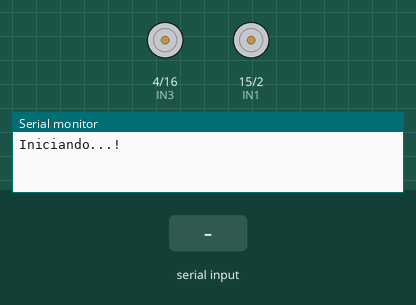
Recording of a program running on a simulated ESP32. Shown: motor-driver pin pairs drawn as motors (green arrow = first pin HIGH = forward, orange = second pin HIGH = backward, longer = more drive), the last lines printed to the serial monitor. The test bench sets the inputs (shaded band).

Above: at 1.2 s.
1.3 s: "a" received over Serial
At 2.4 s:
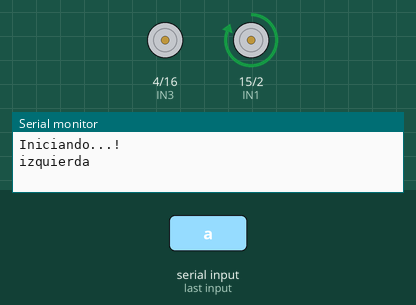
2.9 s: "d" received over Serial
At 3.7 s:
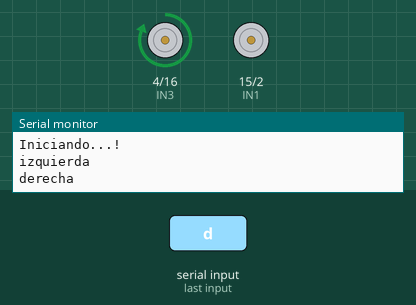
4.5 s: "w" received over Serial
At 4.9 s:
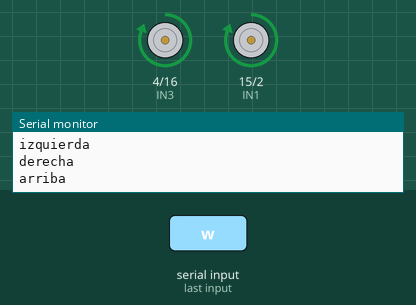
6.1 s: "z" received over Serial
At 7.4 s:
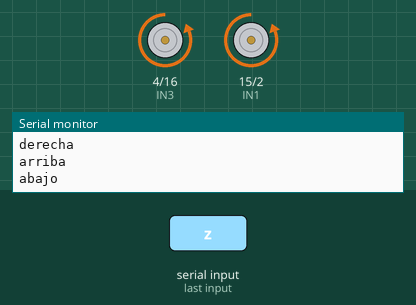
Timing chart, 0 to 8.7 s (numbered marks = the images above; inputs shaded):
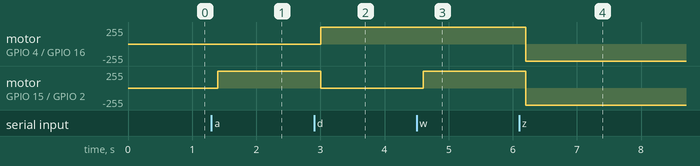

Measured:
- after the input at 1.3 s, motor on GPIO 15 (IN1) / GPIO 2 (IN2): stopped → forward 255/255 after 0.10 s
- after the input at 2.9 s, motor on GPIO 4 (IN3) / GPIO 16 (IN4): stopped → forward 255/255 after 0.10 s; motor on GPIO 15 (IN1) / GPIO 2 (IN2): forward 255/255 → stopped after 0.10 s
- after the input at 4.5 s, motor on GPIO 15 (IN1) / GPIO 2 (IN2): stopped → forward 255/255 after 0.10 s
- after the input at 6.1 s, motor on GPIO 4 (IN3) / GPIO 16 (IN4), motor on GPIO 15 (IN1) / GPIO 2 (IN2): forward 255/255 → backward 255/255 after 0.10 s

The program:

main.cpp
```cpp
#include <Arduino.h>

// Definición de pines para el Motor A
int IN1 = 15;
int IN2 = 2;

// Definición de pines para el Motor B
int IN3 = 4;
int IN4 = 16;

void Task_Serial1(void *parameter);

void setup() {
  // Inicializa la comunicación serial a 115200 baudios
  Serial.begin(115200);

  // Configura los pines de los motores como salidas
  pinMode(IN1, OUTPUT);
  pinMode(IN2, OUTPUT);
  pinMode(IN3, OUTPUT);
  pinMode(IN4, OUTPUT);

  // Crea una tarea para la comunicación serial
  xTaskCreate(
    Task_Serial1,  // Función de la tarea
    "Serial 1",    // Nombre de la tarea
    1024,          // Tamaño de la pila
    NULL,          // Parámetro de la tarea
    1,             // Prioridad de la tarea
    NULL           // Identificador de la tarea
  );
  Serial.println("Iniciando...!");
}

void loop() {
  // Código principal que se ejecuta repetidamente
}

// Función de la tarea para la comunicación serial
void Task_Serial1(void *parameter){
  char dato;

  // Bucle infinito de la tarea
  while(true){
    if(Serial.available()>0){
      // Lee el dato de la comunicación serial
      dato = Serial.read();

      // Convierte el carácter a minúscula
      dato = tolower(dato);

      // Verifica el carácter y realiza la acción correspondiente
      switch(dato) {
        case 'a':
          // Motor A hacia adelante
          digitalWrite(IN1, HIGH);
          digitalWrite(IN2, LOW);
          // Motor B detenido
          digitalWrite(IN3, LOW);
          digitalWrite(IN4, LOW);
          Serial.println("izquierda");
          break;
        case 'd':
          // Motor A detenido
          digitalWrite(IN1, LOW);
          digitalWrite(IN2, LOW);
          // Motor B hacia adelante
          digitalWrite(IN3, HIGH);
          digitalWrite(IN4, LOW);
          Serial.println("derecha");
          break;
        case 'w':
          // Motor A hacia adelante
          digitalWrite(IN1, HIGH);
          digitalWrite(IN2, LOW);
          // Motor B hacia adelante
          digitalWrite(IN3, HIGH);
          digitalWrite(IN4, LOW);
          Serial.println("arriba");
          break;
        case 'z':
          // Motor A hacia atrás
          digitalWrite(IN1, LOW);
          digitalWrite(IN2, HIGH);
          // Motor B hacia atrás
          digitalWrite(IN3, LOW);
          digitalWrite(IN4, HIGH);
          Serial.println("abajo");
          break;
        default:
          // Ambos motores detenidos
          digitalWrite(IN1, LOW);
          digitalWrite(IN2, LOW);
          digitalWrite(IN3, LOW);
          digitalWrite(IN4, LOW);
          Serial.println("detener");
          break;
      }

      // Detener los motores después de enviar el dato opcional
      //digitalWrite(IN1, LOW);
      //digitalWrite(IN2, LOW);
      //digitalWrite(IN3, LOW);
      //digitalWrite(IN4, LOW);
    }
    // Retrasa la tarea 200 milisegundos
    vTaskDelay( 200 / portTICK_PERIOD_MS );
  }
}
```
